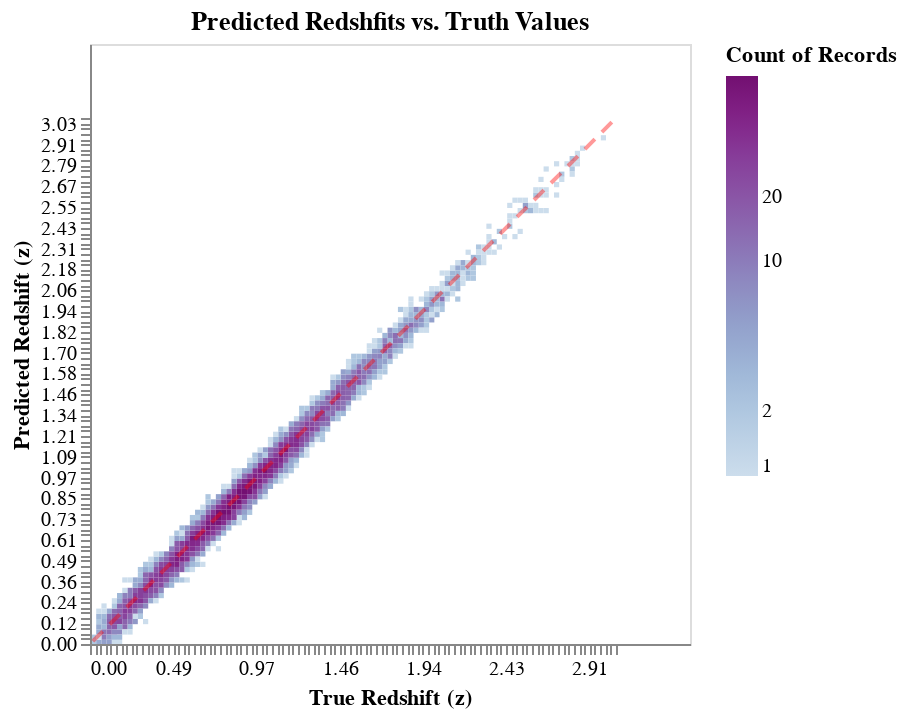

The notebook cell this image was saved under:
### Markdown cell above
<h4>Making Predictions for Redshift</h4>

Galaxy redshift predictions can be made using ideal gaussian pdfs and Machine Learning pdfs (using the Random Forest classifier). The last prediction method used will give the pdfs used for any subsequent graphs and data.

### Code cell
# First value is the sigma at which the pdf means are sampled from the truth values
# Second value is the sigma used to construct the actual gaussian pdf prediction
gaussian_pdfs = pz.idealGaussian(0.05, 0.05)
pz.predictionPlot(title="Predicted Redshfits vs. Truth Values")

### Figure 1 — Vega-Lite specification as saved in the notebook (floating-point values rounded to 4 significant figures; data arrays with more than 128 entries replaced by an {"elided": "..."} marker saying what was removed)
{"config": {"view": {"continuousWidth": 400, "continuousHeight": 300}}, "layer": [{"data": {"name": "data-8f8f33fb54d83fc2e0105954a141a68f"}, "mark": "rect", "encoding": {"color": {"type": "quantitative", "aggregate": "count", "field": "true_z", "scale": {"scheme": "bluepurple", "type": "log"}}, "x": {"type": "quantitative", "axis": {"title": "True Redshift (z)"}, "bin": {"extent": [0.0163, 3.051], "step": 0.03035}, "field": "true_z"}, "y": {"type": "quantitative", "axis": {"title": "Predicted Redshift (z)"}, "bin": {"extent": [0.0163, 3.051], "step": 0.03035}, "field": "predicted"}}, "height": 300, "title": "Predicted Redshfits vs. Truth Values", "width": 300}, {"data": {"name": "data-83844df966602c79fcb01c433da76b87"}, "mark": {"type": "line", "color": "#FF0000", "opacity": 0.4, "strokeDash": [7, 5]}, "encoding": {"x": {"type": "quantitative", "field": "hor"}, "y": {"type": "quantitative", "field": "ver"}}}], "$schema": "https://vega.github.io/schema/vega-lite/v4.8.1.json", "datasets": {"data-8f8f33fb54d83fc2e0105954a141a68f": {"elided": "9440 records"}, "data-83844df966602c79fcb01c433da76b87": [{"hor": 0.0163, "ver": 0.0163}, {"hor": 3.051, "ver": 3.051}]}}
